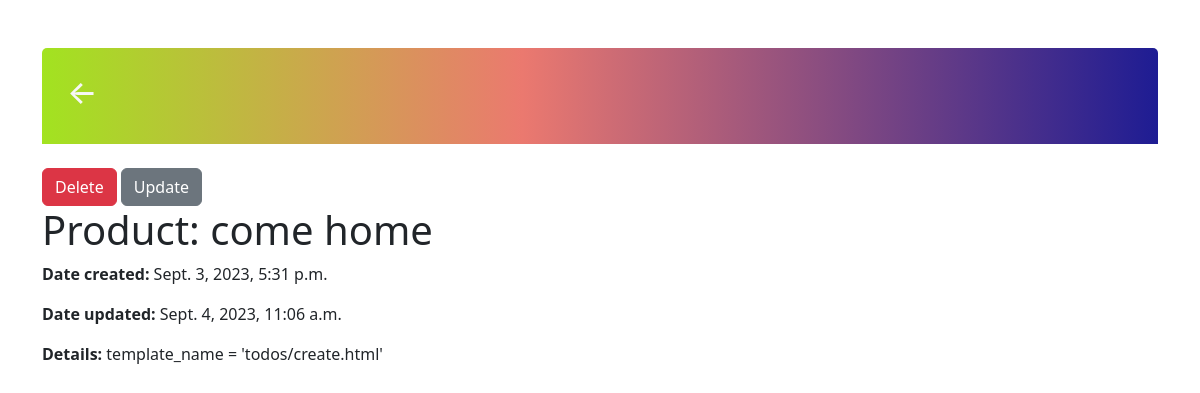
The page /task/5/ (signed in) on the database as committed earlier.
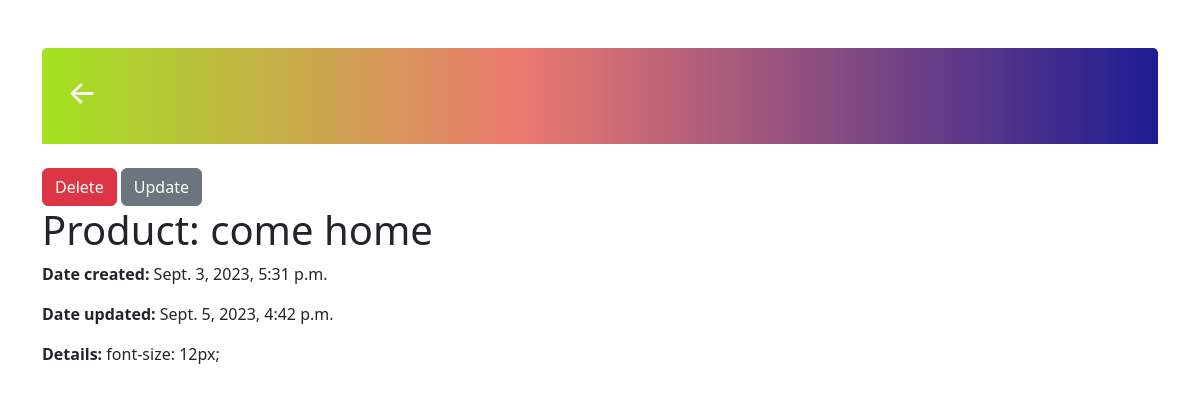
The same page on the database as committed later.
### todos/models.py (models this page shows)
class Task(models.Model):
    user = models.ForeignKey(User, on_delete=models.CASCADE, null=True, blank=True)
    title = models.CharField(max_length=200)
    details = models.TextField(max_length=1000, null=True, blank=True)
    created_at = models.DateTimeField(auto_now_add=True)
    updated_at = models.DateTimeField(auto_now=True)
    def __str__(self):
        return self.title

### todos/views.py (the view)
# urls.py: path('task/<int:pk>/', TaskDetailView.as_view(), name="task"),
class TaskDetailView(LoginRequiredMixin, DetailView):
    model = models.Task
    context_object_name = 'task'
    template_name = 'todos/task_detail.html'

### todos/templates/todos/task_detail.html (shortened to what this page needs)
<!DOCTYPE html>
<html lang="en">
<head>
    <link href="https://cdn.jsdelivr.net/npm/bootstrap@5.3.1/dist/css/bootstrap.min.css" rel="stylesheet">
</head>
<body>
    <div class="container justify-content-center py-5">
        <div class="header-bar">
            <h2><a href="{% url 'tasks' %}">&#8592;</a></h2>
        </div>
        <div class="mt-4">
            <a class="btn btn-danger"  href="{% url 'task-delete' task.id %}">Delete</a>
            <a class="btn btn-secondary" href="{% url 'task-update' task.id %}">Update</a>
        </div>
        <h1>Product: {{task}}</h1>
        <p><strong>Date created: </strong> {{ task.created_at }}</p>
        <p><strong>Date updated: </strong> {{ task.updated_at }}</p>
        <p><strong>Details: </strong> {{ task.details }}</p>
    </div>
</body>
</html>

Rows that differ between the two databases and show on the page:
changed Task "come home": updated_at "Sept. 4, 2023, 11:06 a.m." → "Sept. 5, 2023, 4:42 p.m."; details "template_name = 'todos/create.html'" → "font-size: 12px;"
